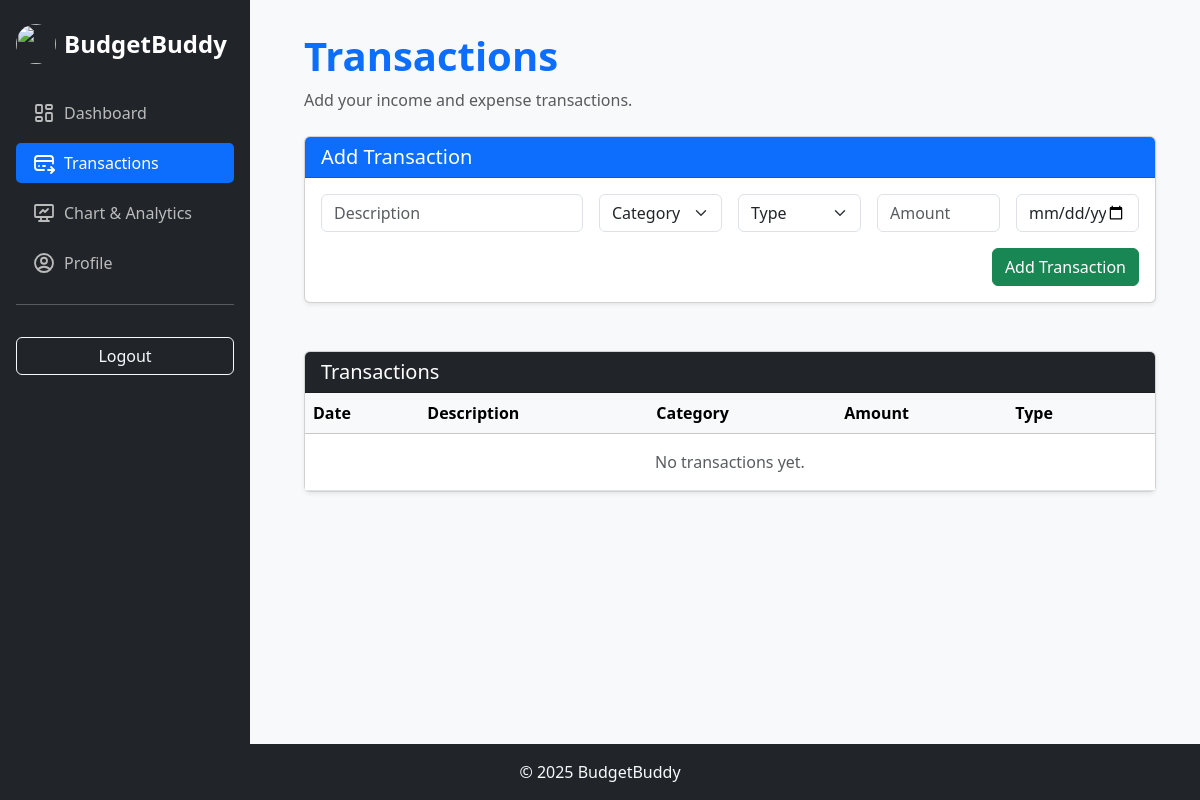
The app's page /transactions (signed in), older data.
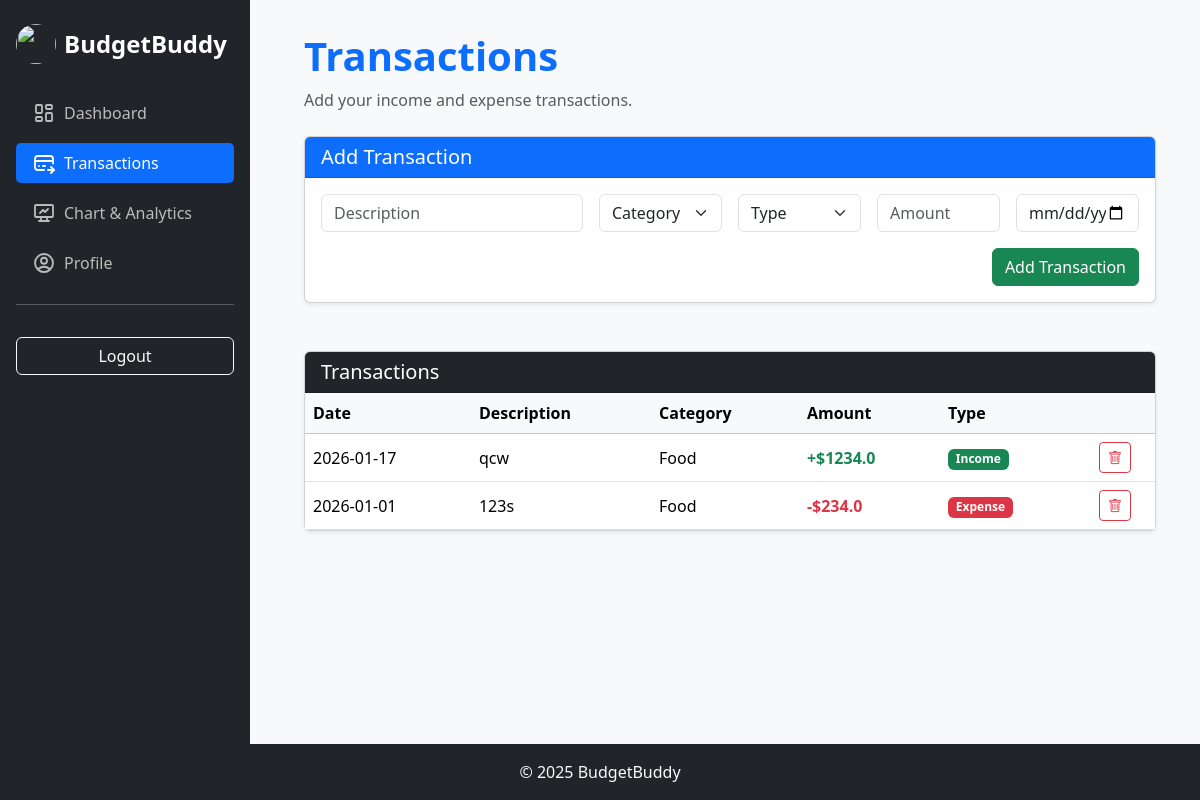
The same page, newer data.
### tables this page shows
CREATE TABLE "transactions" (
    id INTEGER PRIMARY KEY AUTOINCREMENT,
    user_id INTEGER NOT NULL,
    description TEXT NOT NULL,
    category TEXT NOT NULL,
    type TEXT NOT NULL CHECK(type IN ('income','expenses')),
    amount REAL NOT NULL,
    date TEXT NOT NULL,
    FOREIGN KEY(user_id) REFERENCES users(id)
);

### app.py (the view, shortened to what this page needs)
@app.route("/transactions", methods=["GET", "POST"])
@login_required
def transactions():
    user_id = current_user.id
    with get_db_connection() as conn:
        cur = conn.cursor()
        cur.execute("SELECT * FROM transactions WHERE user_id=? ORDER BY date DESC", (user_id,))
        transactions = cur.fetchall()
    transactions = format_transactions(transactions)
    return render_template("transactions.html", transactions=transactions, user=current_user)

### app.py (called while the page is built)
@login_manager.user_loader
def load_user(user_id):
    return User.get(user_id)

def get_db_connection():
    conn = sqlite3.connect("finance.db")
    conn.row_factory = sqlite3.Row
    return conn

    @staticmethod
    def get(user_id):
        conn = sqlite3.connect("finance.db")
        conn.row_factory = sqlite3.Row
        cur = conn.cursor()
        cur.execute("SELECT * FROM users WHERE id = ?", (user_id,))
        user = cur.fetchone()
        conn.close()
        if not user:
            return None
        return User(user["id"], user["username"])

### helpers.py (called while the page is built)
def format_transactions(transactions):
    transactions = [dict(txn) for txn in transactions]
    for txn in transactions:
        txn["date"] = txn["date"].split(" ")[0]
    return transactions

### templates/transactions.html (shortened to what this page needs)
{% extends "layout_LoggedIn.html" %}
{% block content %}
<div class="d-flex flex-column flex-md-row justify-content-between align-items-start align-items-md-center mb-4 gap-3">
    <div>
        <h1 class="fw-bold text-primary">Transactions</h1>
        <p class="text-muted mb-0">Add your income and expense transactions.</p>
    </div>
</div>
<div class="card shadow-sm mb-5">
    <div class="card-header bg-primary text-white">
        <h5 class="mb-0">Add Transaction</h5>
    </div>
    <div class="card-body">
        <form action="{{ url_for('transactions') }}" method="post">
            <div class="row g-3">
                <div class="col-12 col-md-4">
                    <input type="text" name="description" class="form-control" placeholder="Description" required>
                </div>
                <div class="col-12 col-md-2">
                    <select name="category" class="form-select" required>
                        <option value="" disabled selected>Category</option>
                    </select>
                </div>
                <div class="col-12 col-md-2">
                    <select name="type" class="form-select" required>
                        <option value="" disabled selected>Type</option>
                    </select>
                </div>
                <div class="col-12 col-md-2">
                    <input type="number" step="0.01" name="amount" class="form-control" placeholder="Amount" required>
                </div>
                <div class="col-12 col-md-2">
                    <input type="date" name="date" class="form-control" required>
                </div>
            </div>
            <div class="mt-3 text-end">
                <button type="submit" class="btn btn-success">Add Transaction</button>
            </div>
        </form>
    </div>
</div>
<div class="card shadow-sm">
    <div class="card-header bg-dark text-white">
        <h5 class="mb-0">Transactions</h5>
    </div>
    <div class="card-body p-0 table-responsive">
        <table class="table mb-0 align-middle">
            <thead class="table-light">
                <tr>
                    <th>Date</th>
                    <th>Description</th>
                    <th>Category</th>
                    <th>Amount</th>
                    <th>Type</th>
                    <th class="text-center"></th>
                </tr>
            </thead>
            <tbody>
                {% if transactions %}
                    {% for txn in transactions %}
                        <tr>
                            <td>{{ txn.date }}</td>
                            <td>{{ txn.description }}</td>
                            <td>{{ txn.category }}</td>
                            <td>
                                {% if txn.type == 'income' %}
                                    <span class="text-success fw-bold">+${{ txn.amount }}</span>
                                {% else %}
                                    <span class="text-danger fw-bold">-${{ txn.amount }}</span>
                                {% endif %}
                            </td>
                            <td>
                                {% if txn.type == 'income' %}
                                    <span class="badge bg-success">Income</span>
                                {% else %}
                                    <span class="badge bg-danger">Expense</span>
                                {% endif %}
                            </td>
                            <td class="text-center">
                                <form action="{{ url_for('delete_transaction', txn_id=txn.id) }}"
                                      method="post"
                                      onsubmit="return confirm('Delete this transaction?');">
                                    <button class="btn btn-sm btn-outline-danger">
                                        <i class="bi bi-trash"></i>
                                    </button>
                                </form>
                            </td>
                        </tr>
                    {% endfor %}
                {% else %}
                    <tr>
                        <td colspan="6" class="text-center text-muted py-3">
                            No transactions yet.
                        </td>
                    </tr>
                {% endif %}
            </tbody>
        </table>
    </div>
</div>
{% endblock %}

### templates/layout_LoggedIn.html (shortened to what this page needs)
<!doctype html>
<html lang="en">
<head>
    <link href="https://cdn.jsdelivr.net/npm/bootstrap@5.3.3/dist/css/bootstrap.min.css" rel="stylesheet" />
    <link rel="stylesheet" href="https://cdn.jsdelivr.net/npm/bootstrap-icons@1.11.1/font/bootstrap-icons.css">
</head>
<body>
<nav class="sidebar d-none d-lg-block">
    <div class="d-flex align-items-center mb-4">
        <a href="/profile" class="me-2">
            <img src="{{ current_user.profile_picture or 'https://img.icons8.com/?size=100&id=103539&format=png&color=000000' }}"
                 class="rounded-circle" width="40" height="40">
        </a>
        <h4 class="fw-bold text-white m-0">BudgetBuddy</h4>
    </div>
               <ul class="nav flex-column">
                <li class="nav-item">
                    <a href="/dashboard" class="nav-link d-flex align-items-center {% if request.path == '/dashboard' %}active{% endif %}">
                        <span>Dashboard</span>
                    </a>
                </li>
                <li class="nav-item">
                    <a href="/transactions" class="nav-link d-flex align-items-center {% if request.path == '/transactions' %}active{% endif %}">
                        <span>Transactions</span>
                    </a>
                </li>
                <li class="nav-item">
                    <a href="/analytics" class="nav-link d-flex align-items-center {% if request.path == '/analytics' %}active{% endif %}">
                        <span>Chart & Analytics</span>
                    </a>
                </li>
                <li class="nav-item">
                    <a href="/profile" class="nav-link d-flex align-items-center {% if request.path == '/profile' %}active{% endif %}">
                        <span>Profile</span>
                    </a>
                </li>
            </ul>
    <hr class="border-light">
    <a href="/logout" class="btn btn-outline-light w-100 mt-3">Logout</a>
</nav>
<div class="content">
    <div class="container-fluid">
        {% block content %}{% endblock %}
    </div>
</div>
<footer class="text-center py-3 bg-dark text-light mt-4">
    &copy; {{ current_year or 2025 }} BudgetBuddy
</footer>
</body>
</html>

### templates/layout_LoggedIn.html (style rules this page uses)
body { background-color: #f8f9fa; min-height: 100vh; display: flex; flex-direction: column; }
.sidebar { width: 250px; position: fixed; height: 100vh; background-color: #212529; color: #fff; padding: 1.5rem 1rem; }
.sidebar .nav-link { color: #bbb; margin: 5px 0; border-radius: 5px; transition: 0.3s; }
.sidebar .nav-link:hover, .sidebar .nav-link.active { background-color: #0d6efd; color: #fff; }
.content { margin-left: 260px; padding: 2rem; flex: 1; }

Row changes from the older to the newer data that the page shows:
added transactions: date "2026-01-17", description "qcw", category "Food", amount "1234.0", type "Income"
added transactions: date "2026-01-01", description "123s", category "Food", amount "234.0", type "Expense"
Text that changed along with them:
text no longer shown: "No transactions yet."
